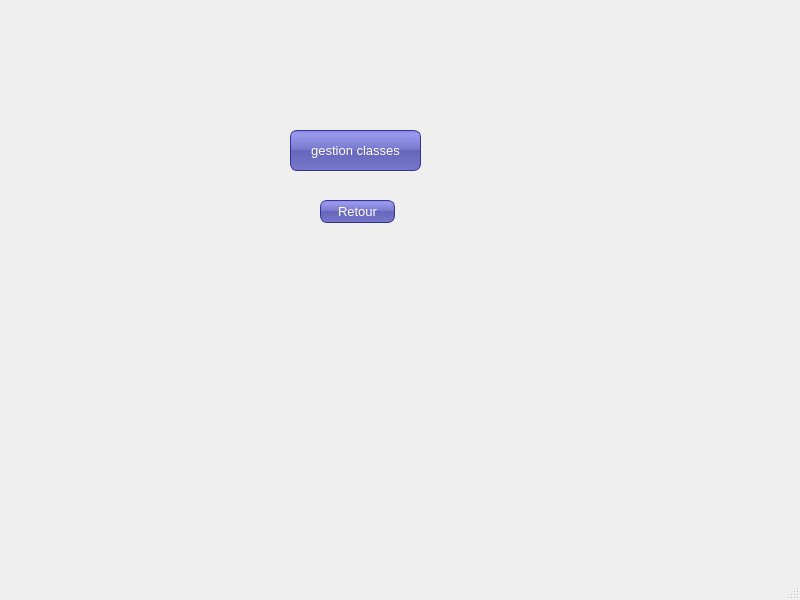
<?xml version="1.0" encoding="UTF-8"?>
<ui version="4.0">
 <class>bienvenuClasse</class>
 <widget class="QMainWindow" name="bienvenuClasse">
  <property name="geometry">
   <rect>
    <x>0</x>
    <y>0</y>
    <width>800</width>
    <height>600</height>
   </rect>
  </property>
  <property name="windowTitle">
   <string>MainWindow</string>
  </property>
  <property name="styleSheet">
   <string notr="true">#Appel {
background:  QLinearGradient(x1: 0, y1: 0, x2: 0, y2: 1, stop: 0 #eef, stop: 1 #ccf);
}

#mainFrame {
border: 3px solid gray;
border-radius: 40px;
background: QLinearGradient(x1: 0, y1: 0, x2: 0, y2: 1, stop: 0 #eef, stop: 1 #ccf);
}
QLineEdit {
padding: 2px;
border-style: solid;
border:2px solid black ;

border-radius: 8px;


}

QDateEdit 
{
padding: 1px;
border-style: solid;
border: 2px solid pink;
border-radius: 8px;
}


QPushButton {
color: white;

background-color: QLinearGradient( x1: 0, y1: 0, x2: 0, y2: 1, stop: 0 #88d, stop: 0.1 #99e, stop: 0.49 #77c, stop: 0.5 #66b, stop: 1 #77c);
border-width: 1px;
border-color: #339;
border-style: solid;
border-radius: 7;
padding: 3px;
font-size: 13px;
padding-left: 5px;
padding-right: 5px;

}


QLabel {
color :  QLinearGradient( x1: 0, y1: 0, x2: 0, y2: 1, stop: 0 #88d, stop: 0.1 #99e, stop: 0.49 #77c, stop: 0.5 #66b, stop: 1 #77c);
color : black;
font-weight: bold;
font-size: 12px;
}</string>
  </property>
  <widget class="QWidget" name="centralwidget">
   <widget class="QPushButton" name="pushButton_2">
    <property name="geometry">
     <rect>
      <x>290</x>
      <y>130</y>
      <width>131</width>
      <height>41</height>
     </rect>
    </property>
    <property name="text">
     <string>gestion classes</string>
    </property>
   </widget>
   <widget class="QPushButton" name="pushButton_3">
    <property name="geometry">
     <rect>
      <x>320</x>
      <y>200</y>
      <width>75</width>
      <height>23</height>
     </rect>
    </property>
    <property name="text">
     <string>Retour</string>
    </property>
   </widget>
  </widget>
  <widget class="QMenuBar" name="menubar">
   <property name="geometry">
    <rect>
     <x>0</x>
     <y>0</y>
     <width>800</width>
     <height>21</height>
    </rect>
   </property>
  </widget>
  <widget class="QStatusBar" name="statusbar"/>
 </widget>
 <resources/>
 <connections/>
</ui>
